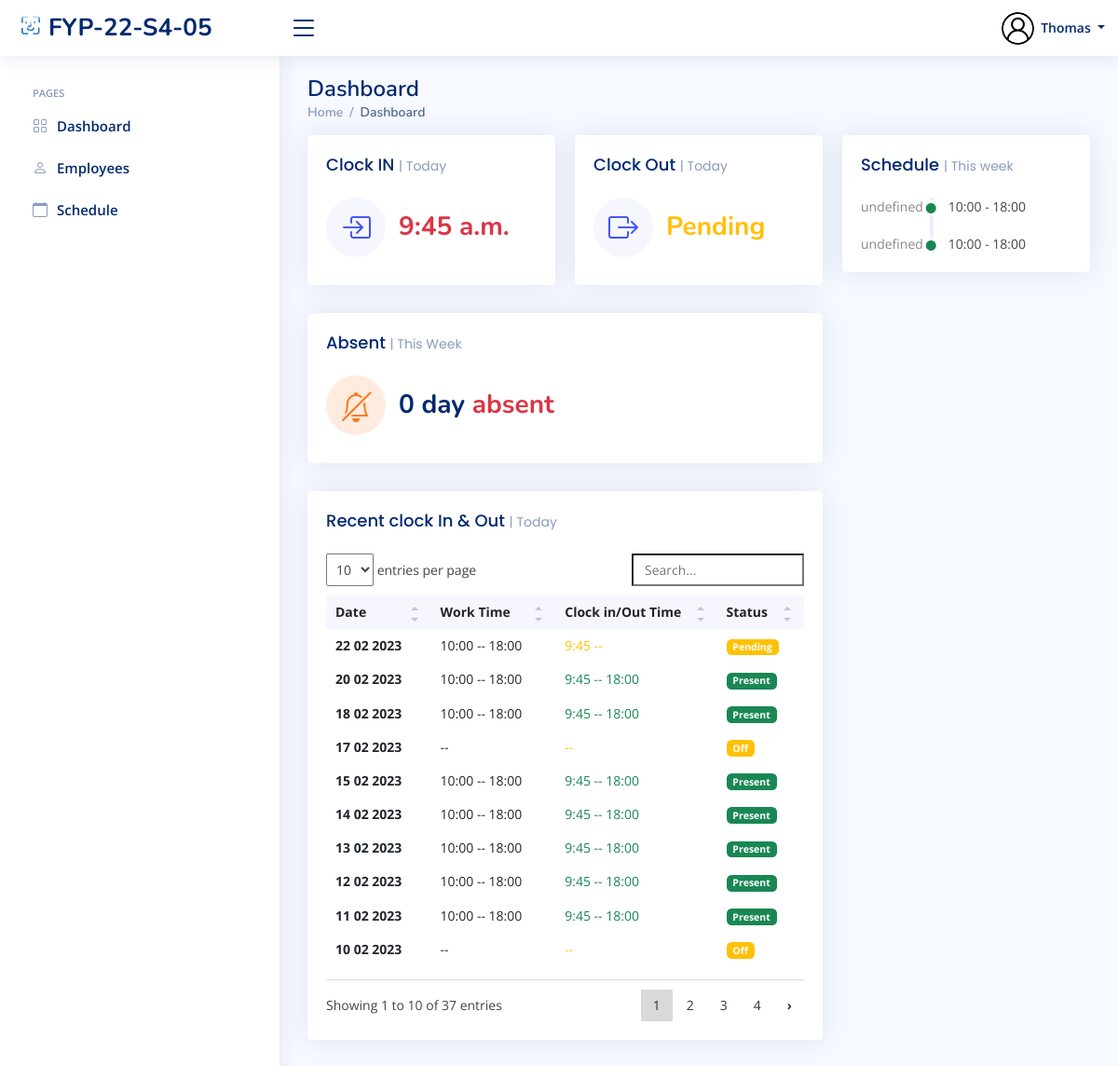
/sys_admin/home/ (signed in), run on the app's committed database.
### index/models.py (models this page shows, shortened)
class Employee(models.Model):
	Employee_ID = models.IntegerField(primary_key=True)
	Full_Name = models.CharField(max_length=100)
	Job_Title = models.CharField(max_length=100)
	Phone_Number = models.CharField(max_length=100)
	salt = models.CharField(max_length=50, null=True)
	Email_Address = models.EmailField()
	Role = models.ForeignKey(Role, on_delete=models.CASCADE)
	Profile_Image = models.ImageField(null=True,blank=True, upload_to='profile_pics/')
	Password = models.CharField(max_length=256)
	Start_Date = models.DateField(auto_now_add=True)

class WorkSchedule(models.Model):
	WorkSchedule_id = models.BigAutoField(primary_key=True)
	Employee = models.ForeignKey(Employee,on_delete=models.CASCADE)
	InTime = models.TimeField(max_length=256, null=True, blank=True)
	OutTime = models.TimeField(max_length=256, null=True, blank=True)
	Mark = models.CharField(max_length=256,null=True)
	StartDate = models.DateField()
	StartTime = models.TimeField(null=True)
	EndTime = models.TimeField(null=True)
	class Meta:
		db_table = 'WorkSchedule'

### index/views/sys_admin.py (the view)
# urls.py: path('sys_admin/home/', sys_admin.sys_admin_home, name='sys_admin_home'),
def sys_admin_home(request):
	dt = datetime.strptime(currentDate, '%Y-%m-%d')
	start = dt - timedelta(days=dt.weekday())
	end = start + timedelta(days=6)
	startDate = start.strftime('%Y-%m-%d')
	endDate = end.strftime('%Y-%m-%d')
	Title = 'Admin Home Page'
	if 'Employee_ID' in request.session:
		fourdates = date.today() - timedelta(days=4)
		currentEmployee = Employee.objects.get(Employee_ID=request.session['Employee_ID'])
		CheckIn = ''
		CheckOut = ''
		Marklist = ['off', 'mc']
		CheckValues = WorkSchedule.objects.filter(Employee_id=request.session['Employee_ID']).filter(
			StartDate=currentDate)
		if CheckValues.exists():
			AttenCheck = WorkSchedule.objects.get(Employee_id=request.session['Employee_ID'], StartDate=currentDate)
			if AttenCheck.Mark != 'Off' and AttenCheck.Mark != 'MC':
				if AttenCheck.InTime is None and AttenCheck.OutTime is not None:
					CheckIn = "Pending"
					CheckOut = AttenCheck.OutTime
				elif AttenCheck.OutTime is None and AttenCheck.InTime is not None:
					CheckIn = AttenCheck.InTime
					CheckOut = "Pending"
				elif AttenCheck.InTime is None and AttenCheck.OutTime is None:
					CheckOut = "Pending"
					CheckIn = "Pending"
				else:
					CheckIn = AttenCheck.InTime
					CheckOut = AttenCheck.OutTime
			else:
				CheckIn = 'OFF'
				CheckOut = 'OFF'
		scheduleWeek = WorkSchedule.objects.filter(Employee_id=request.session['Employee_ID'], StartDate__lte=endDate,
												   StartDate__gte=startDate, StartTime__isnull=False,
												   EndTime__isnull=False).order_by('StartDate')
		CountAsent = WorkSchedule.objects.filter(Employee_id=request.session['Employee_ID'],
												 StartDate__lte=currentDate, StartDate__gte=startDate).filter(
			Mark='Absent').count()
		RecentData = WorkSchedule.objects.filter(Employee_id=request.session['Employee_ID'],
												 StartDate__lte=currentDate).order_by("-StartDate")
		context = {
			'Role': currentEmployee.Role.Role_ID,
			'Employee_ID': currentEmployee.Employee_ID,
			'Full_Name': currentEmployee.Full_Name,
			'Job_Title': currentEmployee.Job_Title,
			'PFP': currentEmployee.Profile_Image.url,
			'Redata': RecentData,
			'ScheduleWeek': scheduleWeek,
			'count': CountAsent,
			'CheckIn': CheckIn,
			'CheckOut': CheckOut,
			'title': Title,
		}
		return render(request, 'sys_admin/sys_admin_home.html', context)
	else:
		messages.error(request, 'Please login first')
		return redirect('login')

### templates/sys_admin/sys_admin_home.html (shortened to what this page needs)
{% extends "index/base.html" %}
{% load static %}
{% block content %}
{% include 'sys_admin/sys_admin_base.html'%}
  <main id="main" class="main">
    <div class="pagetitle">
      <h1>Dashboard</h1>
      <nav>
        <ol class="breadcrumb">
          <li class="breadcrumb-item"><a href="{% url 'sys_admin_home' %}">Home</a></li>
          <li class="breadcrumb-item active">Dashboard</li>
        </ol>
      </nav>
    </div>
    <section class="section dashboard">
      <div class="row">
        <div class="col-lg-8">
          <div class="row">
            <div class="col-xxl-4 col-md-6">
              <div class="card info-card sales-card">
                <div class="card-body">
                  <h5 class="card-title">Clock IN <span>| Today</span></h5>
                  <div class="d-flex align-items-center">
                    <div class="card-icon rounded-circle d-flex align-items-center justify-content-center">
                      <i class="bi bi-box-arrow-in-right"></i>
                    </div>
                    <div class="ps-3">
                      {% if CheckIn in 'Present'  %}
                     <h6 class="text-success">{{ CheckIn }}</h6>
                        {% elif CheckIn in 'Pending' %}
                         <h6 class="text-warning">{{ CheckIn }}</h6>
                         {% else %}
                         <h6 class="text-danger">{{ CheckIn }}</h6>
                        {% endif %}
                    </div>
                  </div>
                </div>
              </div>
            </div>
            <div class="col-xxl-4 col-md-6">
              <div class="card info-card sales-card">
                <div class="card-body">
                  <h5 class="card-title">Clock Out <span>| Today</span></h5>
                  <div class="d-flex align-items-center">
                    <div class="card-icon rounded-circle d-flex align-items-center justify-content-center">
                      <i class="bi bi-box-arrow-right"></i>
                    </div>
                    <div class="ps-3">
                      {% if Ad.Mark in 'Present' %}
                      <h6 class="text-success">{{ CheckOut }}</h6>
                     {% elif CheckOut in 'Pending' %}
                     <h6 class="text-warning">{{ CheckOut }}</h6>
                     {% else %}
                     <h6 class="text-danger">{{ CheckOut }}</h6>
                    {% endif %}
                    </div>
                  </div>
                </div>
              </div>
            </div>
            <div class="col-xxl-4 col-xl-12">
              <div class="card info-card customers-card">
                <div class="card-body">
                  <h5 class="card-title">Absent <span>| This Week</span></h5>
                  <div class="d-flex align-items-center">
                    <div class="card-icon rounded-circle d-flex align-items-center justify-content-center">
                      <i class="bi bi-bell-slash"></i>
                    </div>
                    <div class="ps-3">
                      <h6>{{ count}} day <span class="text-danger">absent</span></h6>
                    </div>
                  </div>
                </div>
              </div>
            </div>
            <div class="col-12">
              <div class="card recent-sales overflow-auto">
                <div class="card-body">
                  <h5 class="card-title">Recent clock In & Out <span>| Today</h5>
                  <table class="table table-borderless datatable">
                    <thead>
                      <tr>
                        <th scope="col">Date</th>
                        <th scope="col">Work Time</th>
                        <th scope="col">Clock in/Out Time</th>
                        <th scope="col">Status</th>
                      </tr>
                    </thead>
                    <tbody>
                      {% for Ad in Redata %}
                      <tr>
                        <th scope="row">{{ Ad.StartDate|date:'d m Y' }}</th>
                        <td>{{ Ad.StartTime |date:"G:i"}}  --   {{ Ad.EndTime |date:"G:i"}}</td>
                        {% if Ad.Mark in 'Present' %}
                        <td><span class ="text-success">{{ Ad.InTime |date:"G:i" }}   --   {{ Ad.OutTime |date:"G:i" }}</span></td>
                        <td><span class="badge bg-success">{{ Ad.Mark }}</span></td>
                        {% elif Ad.Mark in 'Late' %}
                        <td><span class ="text-danger">{{ Ad.InTime |date:"G:i"}} </span>  --   {{ Ad.OutTime |date:"G:i"}}</td>
                        <td><span class="badge bg-success">{{ Ad.Mark }}</span></td>
                        {% elif Ad.Mark in 'Leave early' %}
                        <td>{{ Ad.InTime|date:"G:i" }}   --   <span class ="text-danger">{{ Ad.OutTime |date:"G:i"}} </span></td>
                        <td><span class="badge bg-danger">{{ Ad.Mark }}</span></td>
                        {% elif Ad.Mark in 'Pending' %}
                        <td><span class="text-warning">{{ Ad.InTime|date:"G:i" }}   --   {{ Ad.OutTime |date:"G:i"}}</span></td>
                        <td><span class="badge bg-warning">{{ Ad.Mark }}</span></td>
                            {% elif Ad.Mark in 'Off' %}
                        <td><span class="text-warning">{{ Ad.InTime|date:"G:i" }}   --   {{ Ad.OutTime |date:"G:i"}}</span></td>
                        <td><span class="badge bg-warning">{{ Ad.Mark }}</span></td>
                            {% elif Ad.Mark in 'MC' %}
                        <td><span class="text-warning">{{ Ad.InTime|date:"G:i" }}   --   {{ Ad.OutTime |date:"G:i"}}</span></td>
                        <td><span class="badge bg-warning">{{ Ad.Mark }}</span></td>
                        {% else %}
                        <td><span class ="text-danger">{{ Ad.InTime |date:"G:i"}}   --   {{ Ad.OutTime |date:"G:i"}}</span></td>
                        <td><span class="badge bg-danger">{{ Ad.Mark }}</span></td>
                        {% endif %}
                      </tr>
                      {% endfor %}
                    </tbody>
                  </table>
                </div>
              </div>
            </div>
          </div>
        </div>
        <div class="col-lg-4">
          <div class="card">
            <div class="card-body">
              <h5 class="card-title">Schedule <span>| This week</span></h5>
              <div class="activity" id="activity">
               {% for Ad in ScheduleWeek %}
                <div class="activity-item d-flex">
                  <div class="activite-label week{{ forloop.counter }}" ></div>
                        <i class='bi bi-circle-fill activity-badge text-success align-self-start'></i>
                        <div class="activity-content">
                        {{ Ad.StartTime |date:"G:i"}} - {{ Ad.EndTime |date:"G:i"}} &#12288;
                            </div>
                </div>
                 {% endfor %}
              </div>
            </div>
          </div>
        </div>
      </div>
    </section>
  </main>
{% endblock content %}

### templates/sys_admin/sys_admin_base.html (shortened to what this page needs)
{% load static %}
  <header id="header" class="header fixed-top d-flex align-items-center">
    <div class="d-flex align-items-center justify-content-between">
      <a href="{% url 'sys_admin_home' %}" class="logo d-flex align-items-center">
        <img src="{% static 'assets/img/logo.png' %}" alt="">
        <span class="d-none d-lg-block">FYP-22-S4-05</span>
      </a>
      <i class="bi bi-list toggle-sidebar-btn"></i>
    </div>
    <nav class="header-nav ms-auto">
      <ul class="d-flex align-items-center">
        <li class="nav-item dropdown pe-3">
          <a class="nav-link nav-profile d-flex align-items-center pe-0" href="#" data-bs-toggle="dropdown">
            <img src="{{ PFP }}" alt="Profile" class="rounded-circle"  height="35" width="35">
            <span class="d-none d-md-block dropdown-toggle ps-2">{{ Full_Name }}</span>
          </a>
        </li>
      </ul>
    </nav>
  </header>
  <aside id="sidebar" class="sidebar">
    <ul class="sidebar-nav" id="sidebar-nav">
      <li class="nav-heading">Pages</li>
      <li class="nav-item">
        <a class="nav-link collapsed" href="{% url 'sys_admin_home' %}">
          <i class="bi bi-grid"></i>
          <span>Dashboard</span>
        </a>
      </li>
      <li class="nav-item">
        <a class="nav-link collapsed" href="{% url 'sys_admin_view_employees' %}">
          <i class="bi bi-person"></i>
          <span>Employees</span>
        </a>
      </li>
      <li class="nav-item">
        <a class="nav-link collapsed" href="{% url 'sys_admin_schedule' %}">
          <i class="bi bi-calendar"></i>
          <span>Schedule</span>
        </a>
      </li>
  </aside>

### static/assets/css/style.css (style rules this page uses)
:root { scroll-behavior: smooth; }
body { font-family: "Open Sans", sans-serif; background: #f6f9ff; color: #444444; }
a { color: #4154f1; text-decoration: none; }
h1, h2, h3, h4, h5, h6 { font-family: "Nunito", sans-serif; }
#main { margin-top: 60px; padding: 20px 30px; transition: all 0.3s; }
.pagetitle { margin-bottom: 10px; }
.pagetitle h1 { font-size: 24px; margin-bottom: 0; font-weight: 600; color: #012970; }
.card { margin-bottom: 30px; border: none; border-radius: 5px; box-shadow: 0px 0 30px rgba(1, 41, 112, 0.1); }
.card-title { padding: 20px 0 15px 0; font-size: 18px; font-weight: 500; color: #012970; font-family: "Poppins", sans-serif; }
.card-title span { color: #899bbd; font-size: 14px; font-weight: 400; }
.card-body { padding: 0 20px 20px 20px; }
.breadcrumb { font-size: 14px; font-family: "Nunito", sans-serif; color: #899bbd; font-weight: 600; }
.breadcrumb a { color: #899bbd; transition: 0.3s; }
.breadcrumb .breadcrumb-item::before { color: #899bbd; }
.breadcrumb .active { color: #51678f; font-weight: 600; }
.logo { line-height: 1; }
@media (min-width: 1200px) { .logo { width: 280px; } }
.logo img { max-height: 26px; margin-right: 6px; }
.logo span { font-size: 26px; font-weight: 700; color: #012970; font-family: "Nunito", sans-serif; }
.header { transition: all 0.5s; z-index: 997; height: 60px; box-shadow: 0px 2px 20px rgba(1, 41, 112, 0.1); background-color: #fff; padding-left: 20px; }
.header .toggle-sidebar-btn { font-size: 32px; padding-left: 10px; cursor: pointer; color: #012970; }
.header-nav ul { list-style: none; }
.header-nav>ul { margin: 0; padding: 0; }
.header-nav .nav-profile { color: #012970; }
.header-nav .nav-profile img { max-height: 36px; }
.header-nav .nav-profile span { font-size: 14px; font-weight: 600; }
.sidebar { position: fixed; top: 60px; left: 0; bottom: 0; width: 300px; z-index: 996; transition: all 0.3s; padding: 20px; overflow-y: auto; scrollbar-width: thin; scrollbar-color: #aab7cf transparent; box-shadow: 0px 0px 20px rgba(1, 41, 112, 0.1); background-color: #fff; }
@media (min-width: 1200px) { #main, #footer { margin-left: 300px; } }
.sidebar-nav { padding: 0; margin: 0; list-style: none; }
.sidebar-nav li { padding: 0; margin: 0; list-style: none; }
.sidebar-nav .nav-item { margin-bottom: 5px; }
.sidebar-nav .nav-heading { font-size: 11px; text-transform: uppercase; color: #899bbd; font-weight: 600; margin: 10px 0 5px 15px; }
.sidebar-nav .nav-link { display: flex; align-items: center; font-size: 15px; font-weight: 600; color: #4154f1; transition: 0.3; background: #f6f9ff; padding: 10px 15px; border-radius: 4px; }
.sidebar-nav .nav-link i { font-size: 16px; margin-right: 10px; color: #4154f1; }
.sidebar-nav .nav-link.collapsed { color: #012970; background: #fff; }
.sidebar-nav .nav-link.collapsed i { color: #899bbd; }
.dashboard .info-card { padding-bottom: 10px; }
.dashboard .info-card h6 { font-size: 28px; color: #012970; font-weight: 700; margin: 0; padding: 0; }
.dashboard .card-icon { font-size: 32px; line-height: 0; width: 64px; height: 64px; flex-shrink: 0; flex-grow: 0; }
.dashboard .sales-card .card-icon { color: #4154f1; background: #f6f6fe; }
.dashboard .customers-card .card-icon { color: #ff771d; background: #ffecdf; }
.dashboard .activity { font-size: 14px; }
.dashboard .activity .activity-item .activite-label { color: #888; position: relative; flex-shrink: 0; flex-grow: 0; min-width: 64px; }
.dashboard .activity .activity-item .activite-label::before { content: ""; position: absolute; right: -11px; width: 4px; top: 0; bottom: 0; background-color: #eceefe; }
.dashboard .activity .activity-item .activity-badge { margin-top: 3px; z-index: 1; font-size: 11px; line-height: 0; border-radius: 50%; flex-shrink: 0; border: 3px solid #fff; flex-grow: 0; }
.dashboard .activity .activity-item .activity-content { padding-left: 10px; padding-bottom: 20px; }
.dashboard .activity .activity-item:last-child .activity-content { padding-bottom: 0; }
.dashboard .recent-sales { font-size: 14px; }
.dashboard .recent-sales .table thead { background: #f6f6fe; }
.dashboard .recent-sales .table thead th { border: 0; }

### data on the page
Employee: Full_Name "Thomas"
WorkSchedule: InTime "9:45 a.m.", Mark "Pending", StartDate "22 02 2023", StartTime "10:00", EndTime "18:00", InTime "9:45"
WorkSchedule: StartDate "20 02 2023", StartTime "10:00", EndTime "18:00", InTime "9:45", OutTime "18:00", Mark "Present"
WorkSchedule: StartDate "18 02 2023", StartTime "10:00", EndTime "18:00", InTime "9:45", OutTime "18:00", Mark "Present"
WorkSchedule: StartDate "17 02 2023", Mark "Off"
WorkSchedule: StartDate "15 02 2023", StartTime "10:00", EndTime "18:00", InTime "9:45", OutTime "18:00", Mark "Present"
WorkSchedule: StartDate "14 02 2023", StartTime "10:00", EndTime "18:00", InTime "9:45", OutTime "18:00", Mark "Present"
WorkSchedule: StartDate "13 02 2023", StartTime "10:00", EndTime "18:00", InTime "9:45", OutTime "18:00", Mark "Present"
WorkSchedule: StartDate "12 02 2023", StartTime "10:00", EndTime "18:00", InTime "9:45", OutTime "18:00", Mark "Present"
WorkSchedule: StartDate "11 02 2023", StartTime "10:00", EndTime "18:00", InTime "9:45", OutTime "18:00", Mark "Present"
WorkSchedule: StartDate "10 02 2023", Mark "Off"

### other printed values
{{ count }} "0"
